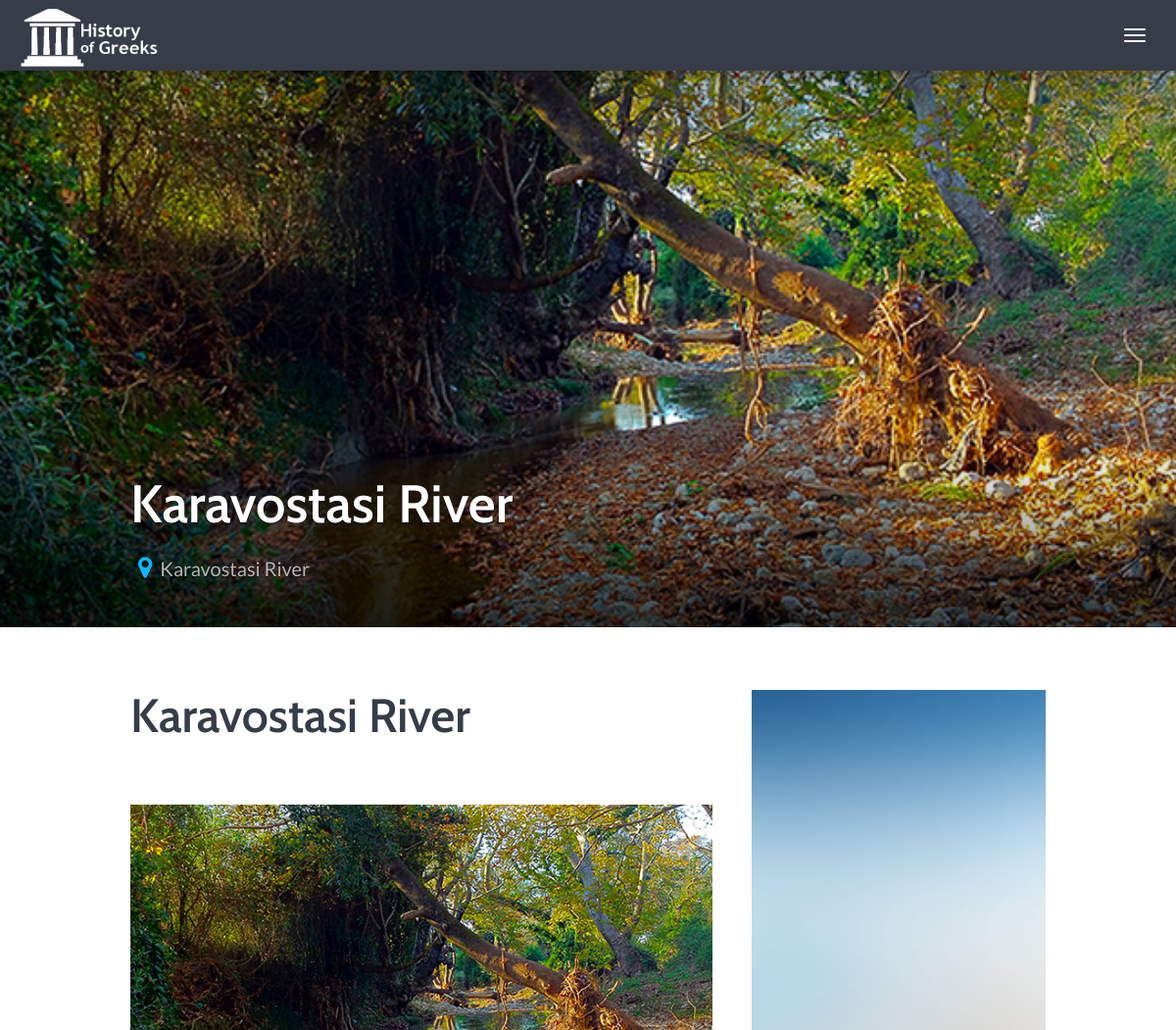
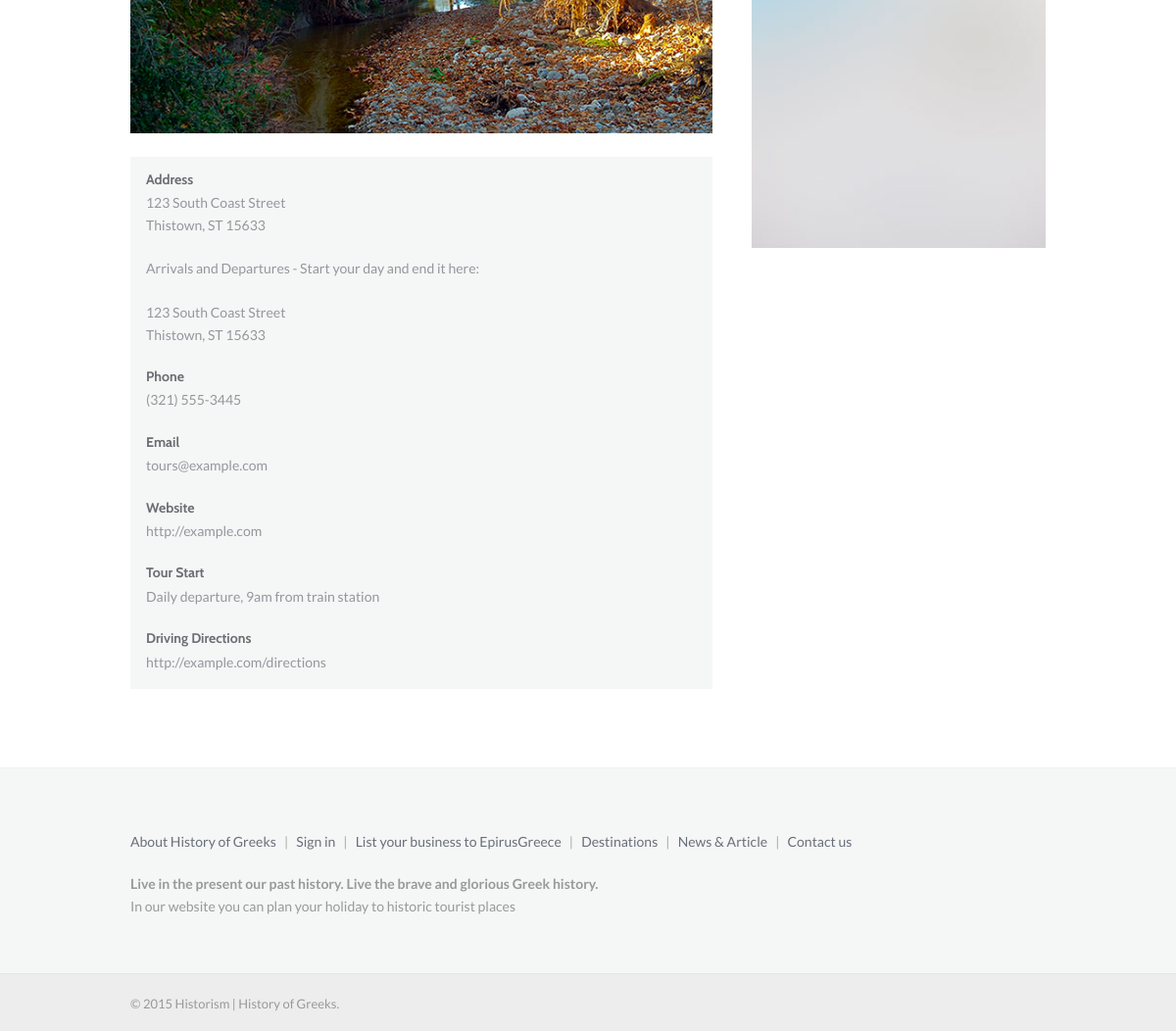
Screenshot of /index.php?p=single&ca=0&tcat=63&id=94&title=Karavostasi River with the database file from the repository (2 pictures, top to bottom).
### tables this page shows
CREATE TABLE IF NOT EXISTS `posts` (
  `ID` int(11) NOT NULL,
  `image` varchar(200) NOT NULL,
  `title` varchar(100) NOT NULL,
  `description` text NOT NULL,
  `body` text NOT NULL,
  `author` varchar(40) NOT NULL,
  `category` varchar(32) NOT NULL,
  `created` date NOT NULL,
  `status` varchar(32) NOT NULL,
  `tags` varchar(500) NOT NULL,
  `destination_id` int(11) NOT NULL
);

### Pages/single.php (the view, shortened to what this page needs)
<?php
$result = mysql_query("SELECT * FROM posts WHERE ID = '".$_GET['id']."'") or die(mysql_error());
$row = mysql_fetch_array($result);
echo "<section class='hero destination-header' style='background-image: url(".$row['image'].");'>";
echo "<div class='bg-overlay'>";
echo "<div class='container'>";
echo "<div class='intro-wrap'>";
echo "<h1 class='intro-title'>".$row['title']."</h1>";
echo "<ul class='breadcrumbs'>";
echo "<li class='no-arrow'><i class='icon fa fa-map-marker'></i></li>";
echo "<li><a href='destination-parent.html'>".$row['title']."</a></li>";
echo "</ul>";
echo "</div>";
echo "</div>";
echo "</div>";
echo "</section>";
?>
<?php
	$result_item = mysql_query("SELECT * FROM posts WHERE ID = '".$_GET['id']."'") or die(mysql_error());
	while($row_item = mysql_fetch_array($result_item)){
	echo "<section class='main'>";
	echo "<div class='container'>";
	echo "<div class='row'>";
	echo "<div class='col-sm-12 col-fixed-content'>";
	echo "<h1 class='page-title'>".$row_item['title']."</h1>";
	echo "<ul class='breadcrumbs local-path'>";
	echo "</ul>";
	echo "<div class='row'>";
	echo "<div class='col-sm-12 col-lg-8'>";
	echo "<figure class='entry-thumbnail'>";
	echo "<p><img width='1200' height='800' src='".$row_item['image']."' class='attachment-post-thumbnail wp-post-image' alt='".$row_item['title']."'></p>";
	echo "</figure>";
	echo "<div class='hidden-lg'>";
	echo "<aside class='snapshot'>";
	echo "<h5>Address</h5>";
	echo "<p>123 South Coast Street";
	echo "<br> Thistown, ST 15633";
	echo "<br>";
	echo "<br> Arrivals and Departures - Start your day and end it here:";
	echo "<br>";
	echo "<br> 123 South Coast Street";
	echo "<br> Thistown, ST 15633</p>";
	echo "<h5>Phone</h5>";
	echo "<p>(321) 555-3445</p>";
	echo "<h5>Email</h5>";
	echo "<p>tours@example.com</p>";
	echo "<h5>Website</h5>";
	echo "<p>http://example.com</p>";
	echo "<h5>Tour Start</h5>";
	echo "<p>Daily departure, 9am from train station</p>";
	echo "<h5>Driving Directions</h5>";
	echo "<p>http://example.com/directions</p>";
	echo "</aside>";
	echo "</div>";
	echo "</div>";
		echo "</div>";
			?>
			<?php
			}
		echo "</div>";
			?>
			<div class="col-sm-12 col-fixed-sidebar">
				<div class="sidebar-padder">
					<aside id="text-2" class="widget widget_text">
						<div class="textwidget"><img src="assets/images/sidebar-ad.jpg" width="300" height="600" alt="my travel agency" title="Find out where you belong."></div>
					</aside>
				</div>
			</div>
		</div>
	</div>
</section>

### rows the page displays
posts: image (picture), title "Karavostasi River"
